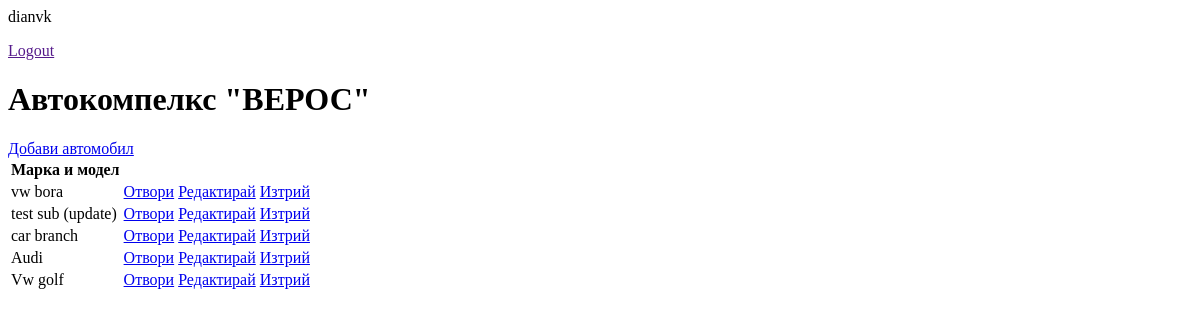
The app's page / (signed in), older data.
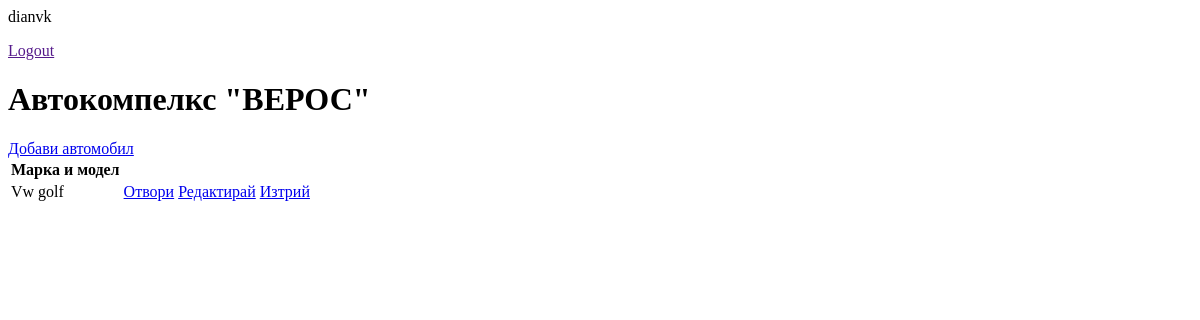
The same page, newer data.
### base/models.py (models this page shows, shortened)
class Task(models.Model):
    user = models.ForeignKey(
        User, on_delete=models.CASCADE,null=True,blank=True)
    title = models.CharField(max_length = 200)
    description = models.TextField(null=True,blank=True)
    complete = models.BooleanField(default=False)
    create = models.DateTimeField(auto_now_add=True)
    class Meta:
        ordering = ['complete']

### base/views.py (the view)
# urls.py: path('', TaskList.as_view(), name='tasks'),
class TaskList(ListView):
    model = Task
    context_object_name = "tasks"

### base/templates/base/task_list.html
{% if request.user.is_authenticated %}
<p>{{request.user}}</p>
<a href=''>Logout</a>
{% else %}
<a href="{% url 'login' %}">Login</a>
{% endif %}
<h1>Автокомпелкс "ВЕРОС" </h1>
<a href="{% url 'task-create' %}">Добави автомобил</a>
<table>
    <tr>
        <th>Марка и модел</th>
        <th></th>
    </tr>
    {% for task in tasks %}
    <tr>
        <td>{{task.title}}</td>
        <td><a href="{% url 'task' task.id %}">Отвори</a></td>
        <td><a href="{% url 'task-update' task.id %}">Редактирай</a></td>
        <td><a href="{% url 'task-delete' task.id %}">Изтрий</a></td>
    </tr>
    {% empty %}
        <h3>Няма добавени автомобили</h3>
    {% endfor %}
</table>

Row changes from the older to the newer data that the page shows:
removed Task: title "vw bora"
removed Task: title "test sub (update)"
removed Task: title "car branch"
removed Task: title "Audi"
